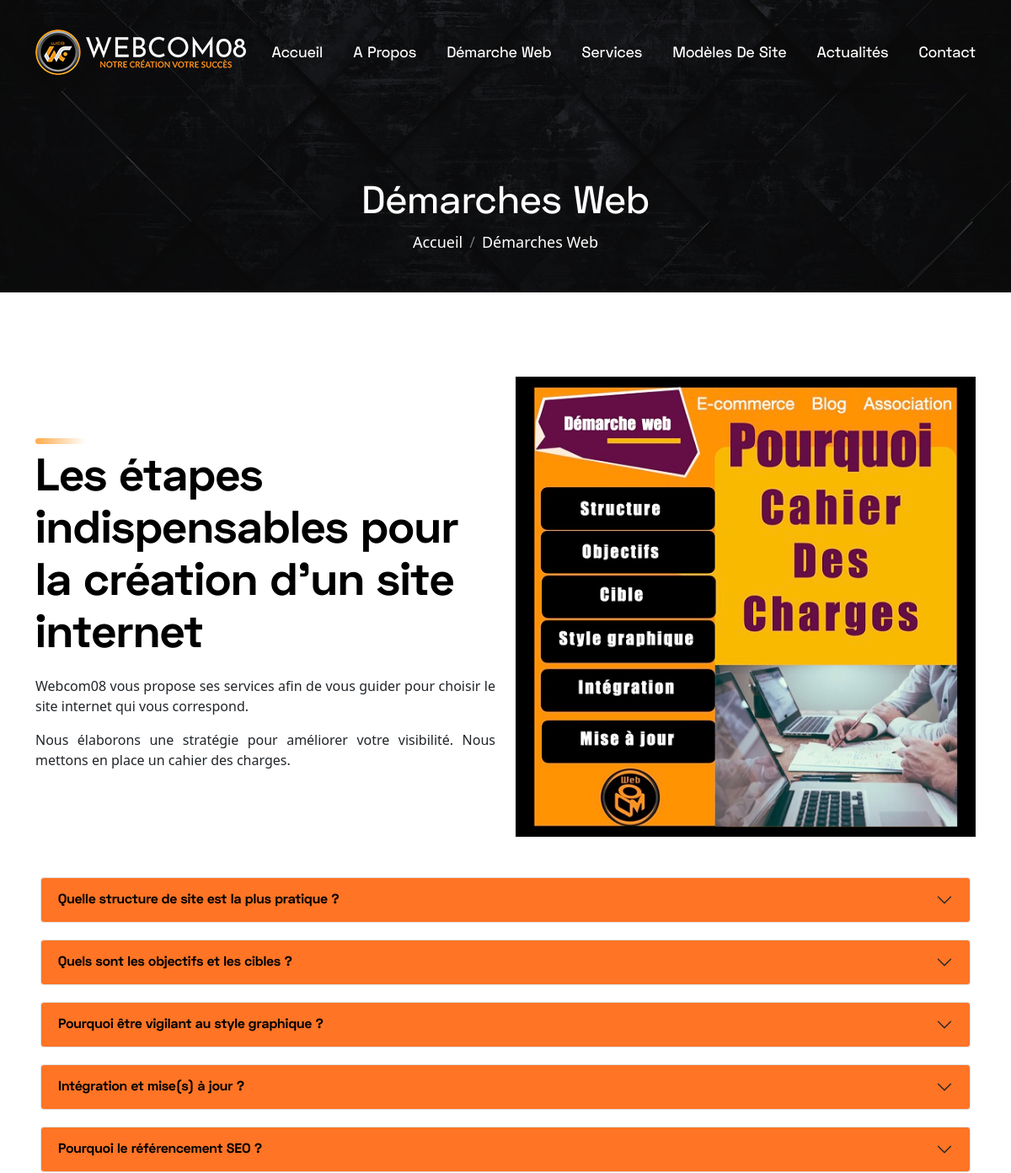
Before: /demarche-web/ (upper part) with the older database file.
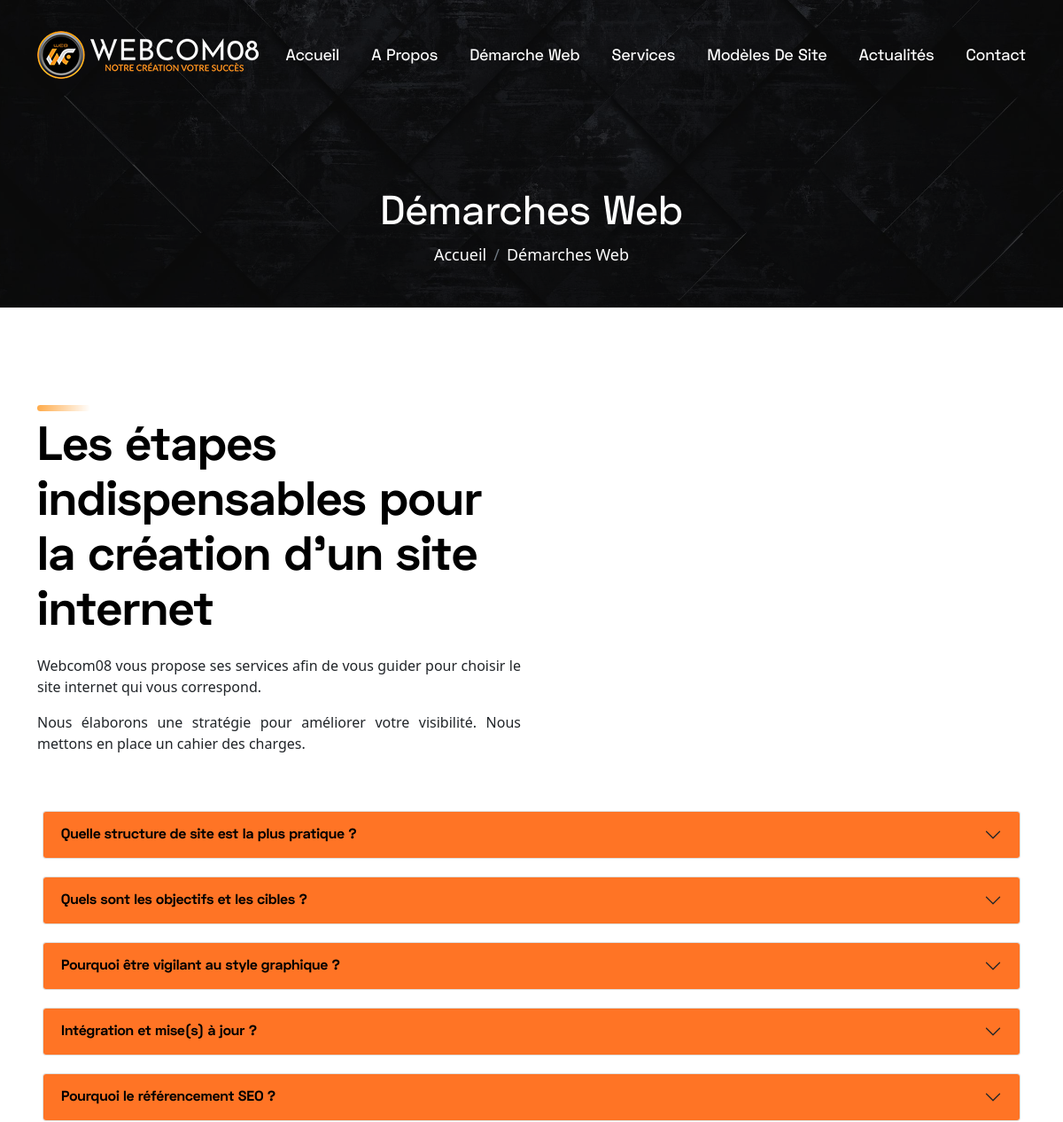
After: the same page with the newer database file.
### homepage/models.py (models this page shows, shortened)
class SiteSetting(models.Model):
    STATUS = (
        ('True', 'True'),
        ('False', 'False'),
    )
    title = models.CharField(max_length=200)
    meta_keyword = models.CharField(max_length=200)
    meta_description = models.TextField()
    address = models.CharField(max_length=200)
    phone = models.IntegerField()
    email = models.EmailField(blank=True, null=True, max_length=50)
    logo = models.ImageField(blank=True, null=True, upload_to='icon/')
    favicon = models.ImageField(blank=True, null=True, upload_to='icon/')
    facebook = models.URLField(blank=True, max_length=500)
    discord = models.URLField(blank=True, max_length=500)
    youtube = models.URLField(blank=True, max_length=500)
    contact = models.TextField()
    status = models.CharField(max_length=50, choices=STATUS)
    created_at = models.DateTimeField(auto_now_add=True)
    updated_at = models.DateTimeField(auto_now=True)

### web_approach/models.py (models this page shows, shortened)
class WebApproachSlider(models.Model):
    id = models.AutoField(primary_key=True)
    title = models.CharField(max_length=200)
    slider_image = models.ImageField(blank=True, null=True, upload_to='webapp-slider/')
    class Meta:
        verbose_name_plural = "Breadcrumb Image"

class WebApproachContent(models.Model):
    content_id = models.AutoField(primary_key=True)
    heading = models.CharField(max_length=100)
    content = models.TextField()
    image = models.ImageField(blank=True, null=True, upload_to='webapp/')
    add_date = models.DateTimeField(auto_now_add=True, null=True)
    class Meta:
        verbose_name_plural = "Web Approach Content"

class FAQ(models.Model):
    content_id = models.AutoField(primary_key=True)
    heading = models.CharField(max_length=100)
    content = models.TextField()
    add_date = models.DateTimeField(auto_now_add=True, null=True)
    class Meta:
        verbose_name_plural = "FAQ"

### web_approach/views.py (the view)
# urls.py: path('', views.webapproach, name="webapproach"),
def webapproach(request):
    settings = SiteSetting.objects.all()
    apprslider = WebApproachSlider.objects.all().order_by('-id')[:1]
    approne = WebApproachContent.objects.all().order_by('-content_id')[:1]
    appr_seo = WebApproachSeoSnippets.objects.all().order_by('-s_id')[:1]
    faq = FAQ.objects.all()
    context={'settings':settings,
             'apprslider':apprslider,
             'approne':approne,
             'appr_seo':appr_seo,
             'faq':faq, }
    return render(request, 'newapproaches.html', context)

### web_approach/templates/newapproaches.html (shortened to what this page needs)
{% load static %}
{% for settings in settings %}
<!DOCTYPE html>
<html lang="en">
<head>
<link rel="stylesheet" href="{% static 'css/bootstrap.min.css' %}">
<link rel="stylesheet" href="{% static 'css/bootstrap.min.css' %}">
<link rel="stylesheet" href="{% static 'css/font-awesome.min.css' %}">
<link rel="stylesheet" href="{% static 'css/magnific-popup.css' %}">
<link rel="stylesheet" href="{% static 'css/animate.min.css' %}">
<link rel="stylesheet" href="{% static 'css/slick.css' %}">
<link rel="stylesheet" href="{% static 'css/default.css' %}">
<link rel="stylesheet" href="{% static 'css/style.css' %}">
<link rel="stylesheet" href="{% static 'css/gallery.css' %}">
<link href="https://getbootstrap.com/docs/5.2/assets/css/docs.css" rel="stylesheet">
<link href="https://cdn.jsdelivr.net/npm/bootstrap@5.0.2/dist/css/bootstrap.min.css" rel="stylesheet">
</head>
<body>
    <header class="header-area">
        <div class="header-nav">
            <div class="container">
                <div class="row">
                    <div class="col-lg-12">
                        <div class="navigation">
                            <nav class="navbar navbar-expand-lg navbar-light ">
                                <a class="navbar-brand" width="107" height="90" href="{% url 'home' %}"><img src="{{settings.logo.url}}" alt="{{settings.title}} one"></a>
                                <div class="collapse navbar-collapse sub-menu-bar" id="navbarSupportedContent">
                                    <ul class="navbar-nav ml-auto">
                                        <li class="nav-item active">
                                            <a class="nav-link" href="{% url 'home' %}">Accueil</a>
                                        </li>
                                        <li class="nav-item">
                                            <a class="nav-link" href="{% url 'about' %}">A propos</a>
                                        </li>
                                        <li class="nav-item">
                                            <a class="nav-link" href="{% url 'webapproach' %}">Démarche Web</a>
                                        </li>
                                        <li class="nav-item">
                                            <a class="nav-link" href="{% url 'service' %}">Services</a>
                                        </li>
                                        <li class="nav-item">
                                            <a class="nav-link" href="{% url 'portfolio' %}">Modèles de site</a>
                                        </li>
                                        <li class="nav-item">
                                            <a class="nav-link" href="{% url 'blog' %}">Actualités</a>
                                        </li>
                                        <li class="nav-item">
                                            <a class="nav-link" href="{% url 'contact' %}">Contact</a>
                                        </li>
                                    </ul>
                                </div>
                            </nav>
                        </div>
                    </div>
                </div>
            </div>
        </div>
    </header>
    {% for apprslider in apprslider %}
    <div class="page-title-area">
        <div class="section__bg" style="background-image: url('{{apprslider.slider_image.url}}');"></div>
        {% endfor %}
        <div class="container">
            <div class="row">
                <div class="col-lg-12">
                    <div class="page-title-content text-center">
                        <h3 class="title">Démarches Web</h3>
                        <nav aria-label="breadcrumb">
                            <ol class="breadcrumb">
                                <li class="breadcrumb-item"><a style="text-decoration: none;" href="{% url 'home' %}">Accueil</a></li>
                                <li class="breadcrumb-item active" aria-current="page">Démarches Web</li>
                            </ol>
                        </nav>
                    </div>
                </div>
            </div>
        </div>
    </div>
    <section class="about-us-area pt-100">
        {% for approne in approne %}
        <div class="container">
            <div class="row align-items-center">
                <div class="col-md-12 col-lg-6">
                    <div class="about-content">
                        <img src="{% static 'images/hero-line.png' %}" alt="{{aboutone.heading}}">
                        <h3 class="title">{{approne.heading}} </h3>
                        <p>{{approne.content|safe}}</p>
                    </div>
                </div>
                <div class="col-md-12 col-lg-6">
                    <div class="about-thumb animated wow fadeInRight" data-wow-duration="3000ms" data-wow-delay="0ms">
                        <img src="{{approne.image.url}}" alt="{{aboutone.heading}}">
                    </div>
                </div>
            </div>
        </div>
        {% endfor %}
    </section>
<section style="padding: 24px;">
<div class="m-4 pb-20">
    {% for faq in faq %}
    <div class="accordion pb-20" id="myAccordion">
        <div class="accordion-item">
            <h2 class="accordion-header" id="headingOne">
                <button type="button" class="accordion-button collapsed" style="background: #ff7425; color: black;" data-bs-toggle="collapse" data-bs-target="#collapseOne"><strong>{{faq.heading}}</strong></button>
            </h2>
        </div>
    </div>
    {% endfor %}
</div>
</section>
{% endfor %}
</body>
</html>

### static/css/default.css (style rules this page uses)
.pt-100 { padding-top: 100px; }
.pb-20 { padding-bottom: 20px; }

Changed rows visible on the page:
changed WebApproachContent "Les étapes indispensables pour la création d’un site internet": image: picture removed
